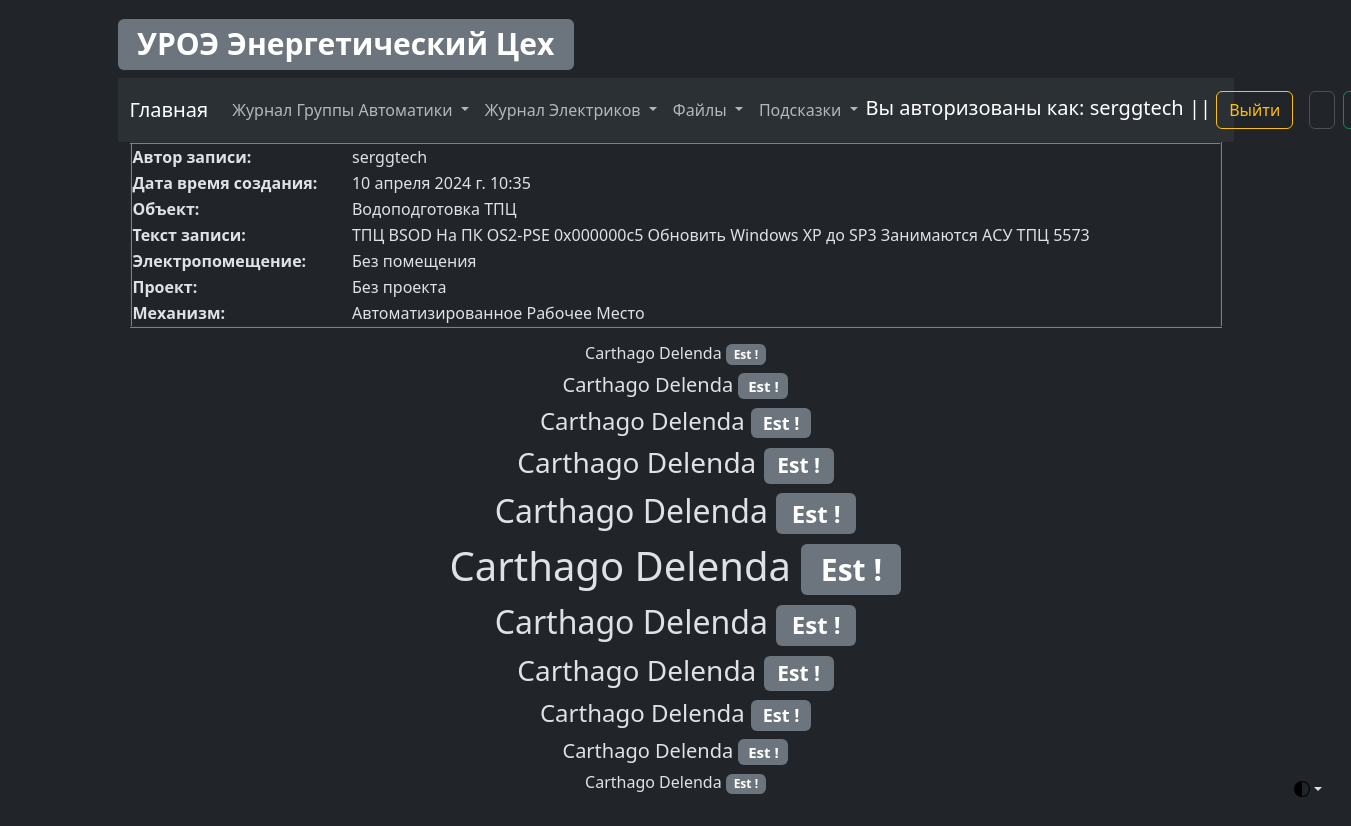
The app's page /as/as_log_view/details/log/15 (signed in) with its own data.
### as/models.py (models this page shows, shortened)
class ASLog(models.Model):
    record_text_title = models.CharField(
        verbose_name="Заголовок записи", max_length=100
    )
    record_text_full = models.TextField(verbose_name="Текст записи", max_length=9999)
    record_author = models.CharField(verbose_name="Автор записи", max_length=100)
    record_change_location_plc = models.BooleanField(
        verbose_name="Изменение в PLC", default=False
    )
    record_change_location_hmi = models.BooleanField(
        verbose_name="Изменение в HMI", default=False
    )
    record_data_create = models.DateTimeField(
        verbose_name="Дата создания записи", auto_now_add=True, editable=False
    )
    record_data_update = models.DateTimeField(
        verbose_name="Дата редактирования записи", auto_now=True, editable=False
    )
    record_object = models.ForeignKey(
        EncObject,
        related_name="as_log_object",
        on_delete=models.CASCADE,
        blank=True,
        verbose_name="Объект",
    )
    record_electrical_room = models.ForeignKey(
        EncElectricalRoom,
        related_name="as_log_electrical_room",
        on_delete=models.CASCADE,
        blank=True,
        verbose_name="Электропомещение",
    )
    record_project = models.ForeignKey(
        EncProject,
        related_name="as_log_project",
        on_delete=models.CASCADE,
        blank=True,
        verbose_name="Проект",
    )
    record_mechanism = models.ForeignKey(
        EncMechanism,
        related_name="as_log_mechanism",
        on_delete=models.CASCADE,
        blank=True,
        verbose_name="Механизм",
    )
    class Meta:
        verbose_name = "Запись Simatic"
        verbose_name_plural = "Записи Simatic"

### Enc_object/models.py (models this page shows, shortened)
class EncObject(models.Model):
    title = models.CharField(verbose_name="Объект", max_length=100)
    title_description = models.CharField(
        verbose_name="Описание объекта", max_length=100
    )
    slug = models.SlugField(max_length=50, unique=True)
    def __str__(self):
        return f"{self.title}"
    class Meta:
        verbose_name = "Объект"
        verbose_name_plural = "Объекты"

class EncElectricalRoom(models.Model):
    title = models.CharField(verbose_name="Электропомещение", max_length=100)
    title_description = models.CharField(
        verbose_name="Описание Электропомещения", max_length=100
    )
    slug = models.SlugField(max_length=50, unique=True)
    def __str__(self):
        return f"{self.title}"
    class Meta:
        verbose_name = "Электропомещение"
        verbose_name_plural = "Электропомещения"

class EncProject(models.Model):
    title = models.CharField(verbose_name="Проект", max_length=100)
    title_description = models.CharField(
        verbose_name="Описание проекта", max_length=100
    )
    slug = models.SlugField(max_length=50, unique=True)
    def __str__(self):
        return f"{self.title}"
    class Meta:
        verbose_name = "Проект"
        verbose_name_plural = "Проекты"

class EncMechanism(models.Model):
    title = models.CharField(verbose_name="Механизм", max_length=100)
    title_description = models.CharField(
        verbose_name="Описание механизма", max_length=100
    )
    slug = models.SlugField(max_length=50, unique=True)
    def __str__(self):
        return f"{self.title}"
    class Meta:
        verbose_name = "Механизм"
        verbose_name_plural = "Механизмы"

### as/views.py (the view)
class ASLogViewDetails(DetailView):
    model = ASLog
    context_object_name = "log_view_details"

### as/templates/as/aslog_detail.html (shortened to what this page needs)
{% extends 'template_0.html' %}
{% block ASLogViewDetails %}
<table align="center" border="2px" width="100%">
    <tr>
        <th>Автор записи:</th>
        <td>{{ log_view_details.record_author }}</td>
    </tr>
    <tr>
        <th>Дата время создания:</th>
        <td>{{ log_view_details.record_data_create }}</td>
    </tr>
    <tr>
        <th>Объект:</th>
        <td>{{ log_view_details.record_object }}</td>
    </tr>
    <tr>
        <th>Текст записи:</th>
        <td>{{ log_view_details.record_text_full }}</td>
    </tr>
    <tr>
        <th>Электропомещение:</th>
        <td>{{ log_view_details.record_electrical_room }}</td>
    </tr>
    <tr>
        <th>Проект:</th>
        <td>{{ log_view_details.record_project }}</td>
    </tr>
    <tr>
        <th>Механизм:</th>
        <td>{{ log_view_details.record_mechanism }}</td>
    </tr>
</table>
{% endblock %}

### templates/template_0.html (shortened to what this page needs)
{% load static %}
<!DOCTYPE html>
<html data-bs-theme="dark" lang="en">
<head>
    <link href="{% static 'css/bootstrap.min.css' %}" rel="stylesheet">
</head>
<body class="p-3 m-0 border-0 bd-example m-0 border-0">
<div class="dropdown position-fixed bottom-0 end-0 mb-3 me-3 bd-mode-toggle">
    <button aria-expanded="false"
            aria-label="Toggle theme (auto)"
            class="btn btn-bd-primary py-2 dropdown-toggle d-flex align-items-center"
            data-bs-toggle="dropdown"
            id="bd-theme"
            type="button">
        <svg class="bi my-1 theme-icon-active" height="1em" width="1em">
            <use href="#circle-half"></use>
        </svg>
    </button>
</div>
<main class="container">
    <a href="{% url 'main_page' %}"><h1><span class="badge bg-secondary">УРОЭ Энергетический Цех</span></h1></a>
    <nav class="navbar navbar-expand-lg bg-body-tertiary">
        <div class="container-fluid">
            <a class="navbar-brand" href="{% url 'main_page' %}">Главная</a>
            <div class="collapse navbar-collapse" id="navbarSupportedContent">
                <ul class="navbar-nav me-auto mb-2 mb-lg-0">
                    <li class="nav-item dropdown">
                        <a aria-expanded="false" class="nav-link dropdown-toggle" data-bs-toggle="dropdown" href="#"
                           role="button">
                            Журнал Группы Автоматики
                        </a>
                    </li>
                    <li class="nav-item dropdown">
                        <a aria-expanded="false" class="nav-link dropdown-toggle" data-bs-toggle="dropdown" href="#"
                           role="button">
                            Журнал Электриков
                        </a>
                    </li>
                    <li class="nav-item dropdown">
                        <a aria-expanded="false" class="nav-link dropdown-toggle" data-bs-toggle="dropdown" href="#"
                           role="button">
                            Файлы
                        </a>
                    </li>
                    <li class="nav-item dropdown">
                        <a aria-expanded="false" class="nav-link dropdown-toggle" data-bs-toggle="dropdown" href="#"
                           role="button">
                            Подсказки
                        </a>
                    </li>
                </ul>
                <div>
                    {% if request.user.is_authenticated %}
                    <div class="navbar-brand">
                        Вы авторизованы как: {{ request.user }} || <a class="btn btn-outline-warning"
                                                                      href="{% url 'logout' %}">Выйти</a>
                    </div>
                    {% else %}
                    <div class="navbar-brand">
                        Вы авторизованы как: Гость || <a class="btn btn-outline-danger"
                                                         href="{% url 'login' %}">Войти</a>
                    </div>
                    {% endif %}
                </div>
                <form action="{% url 'as_search_results' %}" class="d-flex" method="get" role="search">
                    <input aria-label="Search" class="form-control me-2" name="search" placeholder="Search"
                           type="search">
                    <button class="btn btn-outline-success" type="submit">Поиск</button>
                </form>
            </div>
        </div>
    </nav>
    <div class="container">
        {% if request.user.is_authenticated %}
        {% block ASLogViewDetails %} {% endblock %}
        {% else %}
        {% block user_login %} {% endblock %}
        {% endif %}
        <div align="center" data-width="100%">
            <p>
            <h6>Carthago Delenda <span class="badge bg-secondary">Est !</span></h6>
            <h5>Carthago Delenda <span class="badge bg-secondary">Est !</span></h5>
            <h4>Carthago Delenda <span class="badge bg-secondary">Est !</span></h4>
            <h3>Carthago Delenda <span class="badge bg-secondary">Est !</span></h3>
            <h2>Carthago Delenda <span class="badge bg-secondary">Est !</span></h2>
            <h1>Carthago Delenda <span class="badge bg-secondary">Est !</span></h1>
            <h2>Carthago Delenda <span class="badge bg-secondary">Est !</span></h2>
            <h3>Carthago Delenda <span class="badge bg-secondary">Est !</span></h3>
            <h4>Carthago Delenda <span class="badge bg-secondary">Est !</span></h4>
            <h5>Carthago Delenda <span class="badge bg-secondary">Est !</span></h5>
            <h6>Carthago Delenda <span class="badge bg-secondary">Est !</span></h6>
            </p>
        </div>
    </div>
</main>
</body>
</html>

### records on screen
ASLog: record_author "serggtech", record_data_create "10 апреля 2024 г. 10:35", record_object "Водоподготовка ТПЦ", record_text_full "ТПЦ BSOD На ПК OS2-PSE 0x000000c5 Обновить Windows XP до SP3 Занимаются АСУ ТПЦ 5573", record_electrical_room "Без помещения", record_project "Без проекта", record_mechanism "Автоматизированное Рабочее Место"

### other values on screen
{{ request.user }} "serggtech"
